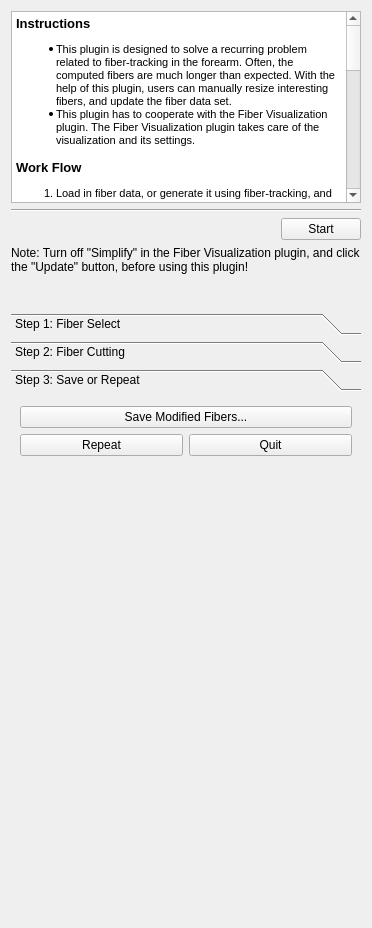
<?xml version="1.0" encoding="UTF-8"?>
<ui version="4.0">
 <class>FiberCuttingForm</class>
 <widget class="QWidget" name="FiberCuttingForm">
  <property name="geometry">
   <rect>
    <x>0</x>
    <y>0</y>
    <width>372</width>
    <height>928</height>
   </rect>
  </property>
  <property name="windowTitle">
   <string>FiberCuttingForm</string>
  </property>
  <layout class="QVBoxLayout" name="verticalLayout_2">
   <item>
    <layout class="QVBoxLayout" name="verticalLayout">
     <item>
      <widget class="QTextBrowser" name="FiberCutting_TextBrowser">
       <property name="tabChangesFocus">
        <bool>false</bool>
       </property>
       <property name="html">
        <string>&lt;!DOCTYPE HTML PUBLIC &quot;-//W3C//DTD HTML 4.0//EN&quot; &quot;http://www.w3.org/TR/REC-html40/strict.dtd&quot;&gt;
&lt;html&gt;&lt;head&gt;&lt;meta name=&quot;qrichtext&quot; content=&quot;1&quot; /&gt;&lt;style type=&quot;text/css&quot;&gt;
p, li { white-space: pre-wrap; }
&lt;/style&gt;&lt;/head&gt;&lt;body style=&quot; font-family:'MS Shell Dlg 2'; font-size:8.25pt; font-weight:400; font-style:normal;&quot;&gt;
&lt;p style=&quot; margin-top:0px; margin-bottom:0px; margin-left:0px; margin-right:0px; -qt-block-indent:0; text-indent:0px;&quot;&gt;&lt;span style=&quot; font-size:10pt; font-weight:600;&quot;&gt;Instructions&lt;/span&gt;&lt;/p&gt;
&lt;ul style=&quot;margin-top: 0px; margin-bottom: 0px; margin-left: 0px; margin-right: 0px; -qt-list-indent: 1;&quot;&gt;&lt;li style=&quot; font-size:8pt;&quot; style=&quot; margin-top:12px; margin-bottom:0px; margin-left:0px; margin-right:0px; -qt-block-indent:0; text-indent:0px;&quot;&gt;This plugin is designed to solve a recurring problem related to fiber-tracking in the forearm. Often, the computed fibers are much longer than expected. With the help of this plugin, users can manually resize interesting fibers, and update the fiber data set.&lt;/li&gt;
&lt;li style=&quot; font-size:8pt;&quot; style=&quot; margin-top:0px; margin-bottom:0px; margin-left:0px; margin-right:0px; -qt-block-indent:0; text-indent:0px;&quot;&gt;This plugin has to cooperate with the Fiber Visualization plugin. The Fiber Visualization plugin takes care of the visualization and its settings.&lt;/li&gt;&lt;/ul&gt;
&lt;p style=&quot;-qt-paragraph-type:empty; margin-top:0px; margin-bottom:0px; margin-left:0px; margin-right:0px; -qt-block-indent:0; text-indent:0px; font-size:8pt;&quot;&gt;&lt;/p&gt;
&lt;p style=&quot; margin-top:0px; margin-bottom:0px; margin-left:0px; margin-right:0px; -qt-block-indent:0; text-indent:0px;&quot;&gt;&lt;span style=&quot; font-size:10pt; font-weight:600;&quot;&gt;Work Flow&lt;/span&gt;&lt;/p&gt;
&lt;ol style=&quot;margin-top: 0px; margin-bottom: 0px; margin-left: 0px; margin-right: 0px; -qt-list-indent: 1;&quot;&gt;&lt;li style=&quot; font-size:8pt;&quot; style=&quot; margin-top:12px; margin-bottom:0px; margin-left:0px; margin-right:0px; -qt-block-indent:0; text-indent:0px;&quot;&gt;Load in fiber data, or generate it using fiber-tracking, and  click the &amp;quot;Start&amp;quot; button.&lt;/li&gt;
&lt;li style=&quot; font-size:8pt;&quot; style=&quot; margin-top:0px; margin-bottom:0px; margin-left:0px; margin-right:0px; -qt-block-indent:0; text-indent:0px;&quot;&gt;Select a fiber using the mouse (left button).&lt;/li&gt;
&lt;li style=&quot; font-size:8pt;&quot; style=&quot; margin-top:0px; margin-bottom:0px; margin-left:0px; margin-right:0px; -qt-block-indent:0; text-indent:0px;&quot;&gt;Determine two new end points for the picked fiber. Click on the fiber to create or move the first point until you think it is appropriate, and click the &amp;quot;Confirm Point&amp;quot; button. Next, repeat this for the second point. The &amp;quot;Use Fiber End&amp;quot; button is quick way to determine the old end point of the fiber.&lt;/li&gt;
&lt;li style=&quot; font-size:8pt;&quot; style=&quot; margin-top:0px; margin-bottom:12px; margin-left:0px; margin-right:0px; -qt-block-indent:0; text-indent:0px;&quot;&gt;The resized fibers will be shown. Click the &amp;quot;Repeat&amp;quot; button if you want to continue resizing the same set of fibers, or click the &amp;quot;Quit&amp;quot; button to exit.&lt;/li&gt;&lt;/ol&gt;
&lt;p style=&quot; margin-top:0px; margin-bottom:0px; margin-left:0px; margin-right:0px; -qt-block-indent:0; text-indent:0px;&quot;&gt;&lt;span style=&quot; font-size:10pt; font-weight:600;&quot;&gt;Notes&lt;/span&gt;&lt;/p&gt;
&lt;ul style=&quot;margin-top: 0px; margin-bottom: 0px; margin-left: 0px; margin-right: 0px; -qt-list-indent: 1;&quot;&gt;&lt;li style=&quot; font-size:8pt;&quot; style=&quot; margin-top:12px; margin-bottom:0px; margin-left:0px; margin-right:0px; -qt-block-indent:0; text-indent:0px;&quot;&gt;The selected fiber data set should be rendered using the &amp;quot;Streamlines&amp;quot; shape.&lt;/li&gt;
&lt;li style=&quot; font-size:8pt;&quot; style=&quot; margin-top:0px; margin-bottom:0px; margin-left:0px; margin-right:0px; -qt-block-indent:0; text-indent:0px;&quot;&gt;To make this plugin work, the simplification filter in the Fiber Visualization plugin should be turned off using the &amp;quot;Simplify&amp;quot; checkbox in the GUI of the Fiber Visualization plugin. After turning off the simplification filter, you should press the &amp;quot;Update&amp;quot; button below the &amp;quot;Simplify&amp;quot; checkbox.&lt;/li&gt;
&lt;li style=&quot; font-size:8pt;&quot; style=&quot; margin-top:0px; margin-bottom:12px; margin-left:0px; margin-right:0px; -qt-block-indent:0; text-indent:0px;&quot;&gt;If you want to start working on a different set of fibers, you should first click the &amp;quot;Quit&amp;quot; button, and then the &amp;quot;Start&amp;quot; button (as opposed to clicking the &amp;quot;Repeat&amp;quot; button, which will only work if you want to keep working on the same set of fibers).&lt;/li&gt;&lt;/ul&gt;
&lt;p style=&quot; margin-top:0px; margin-bottom:0px; margin-left:0px; margin-right:0px; -qt-block-indent:0; text-indent:0px;&quot;&gt;&lt;span style=&quot; font-size:10pt; font-weight:600;&quot;&gt;Shortcuts&lt;/span&gt;&lt;/p&gt;
&lt;p style=&quot;-qt-paragraph-type:empty; margin-top:0px; margin-bottom:0px; margin-left:0px; margin-right:0px; -qt-block-indent:0; text-indent:0px; font-size:8pt;&quot;&gt;&lt;/p&gt;
&lt;p style=&quot; margin-top:0px; margin-bottom:0px; margin-left:0px; margin-right:0px; -qt-block-indent:0; text-indent:0px;&quot;&gt;&lt;span style=&quot; font-size:8pt;&quot;&gt;Next: N &lt;/span&gt;&lt;/p&gt;
&lt;p style=&quot; margin-top:0px; margin-bottom:0px; margin-left:0px; margin-right:0px; -qt-block-indent:0; text-indent:0px;&quot;&gt;&lt;span style=&quot; font-size:8pt;&quot;&gt;Previous: P &lt;/span&gt;&lt;/p&gt;
&lt;p style=&quot;-qt-paragraph-type:empty; margin-top:0px; margin-bottom:0px; margin-left:0px; margin-right:0px; -qt-block-indent:0; text-indent:0px; font-size:8pt;&quot;&gt;&lt;/p&gt;
&lt;p style=&quot; margin-top:0px; margin-bottom:0px; margin-left:0px; margin-right:0px; -qt-block-indent:0; text-indent:0px;&quot;&gt;&lt;span style=&quot; font-size:8pt;&quot;&gt;AutoEnd: A &lt;/span&gt;&lt;/p&gt;
&lt;p style=&quot; margin-top:0px; margin-bottom:0px; margin-left:0px; margin-right:0px; -qt-block-indent:0; text-indent:0px;&quot;&gt;&lt;span style=&quot; font-size:8pt;&quot;&gt;Confirm: C &lt;/span&gt;&lt;/p&gt;
&lt;p style=&quot;-qt-paragraph-type:empty; margin-top:0px; margin-bottom:0px; margin-left:0px; margin-right:0px; -qt-block-indent:0; text-indent:0px; font-size:8pt;&quot;&gt;&lt;/p&gt;
&lt;p style=&quot; margin-top:0px; margin-bottom:0px; margin-left:0px; margin-right:0px; -qt-block-indent:0; text-indent:0px;&quot;&gt;&lt;span style=&quot; font-size:8pt;&quot;&gt;Save: S &lt;/span&gt;&lt;/p&gt;
&lt;p style=&quot; margin-top:0px; margin-bottom:0px; margin-left:0px; margin-right:0px; -qt-block-indent:0; text-indent:0px;&quot;&gt;&lt;span style=&quot; font-size:8pt;&quot;&gt;Repeat: R&lt;/span&gt;&lt;/p&gt;
&lt;p style=&quot; margin-top:0px; margin-bottom:0px; margin-left:0px; margin-right:0px; -qt-block-indent:0; text-indent:0px;&quot;&gt;&lt;span style=&quot; font-size:8pt;&quot;&gt;Quit: Q &lt;/span&gt;&lt;/p&gt;&lt;/body&gt;&lt;/html&gt;</string>
       </property>
       <property name="openExternalLinks">
        <bool>true</bool>
       </property>
      </widget>
     </item>
     <item>
      <widget class="Line" name="line">
       <property name="orientation">
        <enum>Qt::Horizontal</enum>
       </property>
      </widget>
     </item>
     <item>
      <layout class="QHBoxLayout" name="horizontalLayout">
       <item>
        <spacer name="horizontalSpacer">
         <property name="orientation">
          <enum>Qt::Horizontal</enum>
         </property>
         <property name="sizeHint" stdset="0">
          <size>
           <width>40</width>
           <height>20</height>
          </size>
         </property>
        </spacer>
       </item>
       <item>
        <widget class="QPushButton" name="FiberCutting_StartButton">
         <property name="text">
          <string>Start</string>
         </property>
        </widget>
       </item>
      </layout>
     </item>
     <item>
      <widget class="QLabel" name="label_2">
       <property name="lineWidth">
        <number>1</number>
       </property>
       <property name="text">
        <string>Note: Turn off &quot;Simplify&quot; in the Fiber Visualization plugin, and click the &quot;Update&quot; button, before using this plugin!</string>
       </property>
       <property name="textFormat">
        <enum>Qt::PlainText</enum>
       </property>
       <property name="wordWrap">
        <bool>true</bool>
       </property>
      </widget>
     </item>
     <item>
      <spacer name="verticalSpacer_2">
       <property name="orientation">
        <enum>Qt::Vertical</enum>
       </property>
       <property name="sizeHint" stdset="0">
        <size>
         <width>20</width>
         <height>33</height>
        </size>
       </property>
      </spacer>
     </item>
     <item>
      <widget class="QToolBox" name="toolBox">
       <property name="currentIndex">
        <number>2</number>
       </property>
       <widget class="QWidget" name="FiberSelectPage">
        <property name="geometry">
         <rect>
          <x>0</x>
          <y>0</y>
          <width>109</width>
          <height>171</height>
         </rect>
        </property>
        <attribute name="label">
         <string>Step 1: Fiber Select</string>
        </attribute>
        <layout class="QVBoxLayout" name="verticalLayout_5">
         <item>
          <widget class="QListWidget" name="FiberSelectPage_ListWidget"/>
         </item>
         <item>
          <spacer name="verticalSpacer_9">
           <property name="orientation">
            <enum>Qt::Vertical</enum>
           </property>
           <property name="sizeType">
            <enum>QSizePolicy::Fixed</enum>
           </property>
           <property name="sizeHint" stdset="0">
            <size>
             <width>20</width>
             <height>10</height>
            </size>
           </property>
          </spacer>
         </item>
         <item>
          <widget class="Line" name="line_3">
           <property name="orientation">
            <enum>Qt::Horizontal</enum>
           </property>
          </widget>
         </item>
         <item>
          <spacer name="verticalSpacer_8">
           <property name="orientation">
            <enum>Qt::Vertical</enum>
           </property>
           <property name="sizeType">
            <enum>QSizePolicy::Fixed</enum>
           </property>
           <property name="sizeHint" stdset="0">
            <size>
             <width>20</width>
             <height>10</height>
            </size>
           </property>
          </spacer>
         </item>
         <item>
          <layout class="QVBoxLayout" name="verticalLayout_4">
           <item>
            <layout class="QHBoxLayout" name="horizontalLayout_3">
             <item>
              <widget class="Line" name="line_2">
               <property name="orientation">
                <enum>Qt::Horizontal</enum>
               </property>
              </widget>
             </item>
             <item>
              <spacer name="horizontalSpacer_4">
               <property name="orientation">
                <enum>Qt::Horizontal</enum>
               </property>
               <property name="sizeHint" stdset="0">
                <size>
                 <width>40</width>
                 <height>20</height>
                </size>
               </property>
              </spacer>
             </item>
             <item>
              <widget class="QPushButton" name="FiberSelectPage_NextButton">
               <property name="text">
                <string>Next</string>
               </property>
               <property name="shortcut">
                <string>N</string>
               </property>
              </widget>
             </item>
            </layout>
           </item>
          </layout>
         </item>
         <item>
          <spacer name="verticalSpacer_3">
           <property name="orientation">
            <enum>Qt::Vertical</enum>
           </property>
           <property name="sizeHint" stdset="0">
            <size>
             <width>20</width>
             <height>92</height>
            </size>
           </property>
          </spacer>
         </item>
        </layout>
       </widget>
       <widget class="QWidget" name="FiberCuttingPage">
        <property name="geometry">
         <rect>
          <x>0</x>
          <y>0</y>
          <width>194</width>
          <height>154</height>
         </rect>
        </property>
        <attribute name="label">
         <string>Step 2: Fiber Cutting</string>
        </attribute>
        <layout class="QVBoxLayout" name="verticalLayout_7">
         <item>
          <layout class="QVBoxLayout" name="verticalLayout_6">
           <item>
            <layout class="QHBoxLayout" name="horizontalLayout_2">
             <item>
              <widget class="QLabel" name="fiberCuttingLabel">
               <property name="text">
                <string>Set 1st End Point</string>
               </property>
              </widget>
             </item>
             <item>
              <widget class="QPushButton" name="FiberCuttingPage_AutoEndButton">
               <property name="text">
                <string>Use Fiber End</string>
               </property>
               <property name="shortcut">
                <string>A</string>
               </property>
              </widget>
             </item>
            </layout>
           </item>
           <item>
            <layout class="QHBoxLayout" name="horizontalLayout_7">
             <item>
              <widget class="QPushButton" name="FiberCuttingPage_ConfirmButton">
               <property name="text">
                <string>Confirm Point</string>
               </property>
               <property name="shortcut">
                <string>C</string>
               </property>
              </widget>
             </item>
             <item>
              <widget class="QPushButton" name="FiberCuttingPage_ClearAllButton">
               <property name="text">
                <string>Clear All Points</string>
               </property>
              </widget>
             </item>
            </layout>
           </item>
          </layout>
         </item>
         <item>
          <spacer name="verticalSpacer_6">
           <property name="orientation">
            <enum>Qt::Vertical</enum>
           </property>
           <property name="sizeType">
            <enum>QSizePolicy::Fixed</enum>
           </property>
           <property name="sizeHint" stdset="0">
            <size>
             <width>20</width>
             <height>10</height>
            </size>
           </property>
          </spacer>
         </item>
         <item>
          <widget class="Line" name="line_6">
           <property name="orientation">
            <enum>Qt::Horizontal</enum>
           </property>
          </widget>
         </item>
         <item>
          <spacer name="verticalSpacer_7">
           <property name="orientation">
            <enum>Qt::Vertical</enum>
           </property>
           <property name="sizeType">
            <enum>QSizePolicy::Fixed</enum>
           </property>
           <property name="sizeHint" stdset="0">
            <size>
             <width>20</width>
             <height>10</height>
            </size>
           </property>
          </spacer>
         </item>
         <item>
          <layout class="QHBoxLayout" name="horizontalLayout_5">
           <item>
            <widget class="Line" name="line_5">
             <property name="orientation">
              <enum>Qt::Horizontal</enum>
             </property>
            </widget>
           </item>
           <item>
            <widget class="Line" name="line_4">
             <property name="orientation">
              <enum>Qt::Horizontal</enum>
             </property>
            </widget>
           </item>
           <item>
            <spacer name="horizontalSpacer_5">
             <property name="orientation">
              <enum>Qt::Horizontal</enum>
             </property>
             <property name="sizeHint" stdset="0">
              <size>
               <width>40</width>
               <height>20</height>
              </size>
             </property>
            </spacer>
           </item>
           <item>
            <widget class="QPushButton" name="FiberCuttingPage_PreviousButton">
             <property name="text">
              <string>Previous</string>
             </property>
             <property name="shortcut">
              <string>P</string>
             </property>
            </widget>
           </item>
           <item>
            <widget class="QPushButton" name="FiberCuttingPage_NextButton">
             <property name="text">
              <string>Next</string>
             </property>
             <property name="shortcut">
              <string>N</string>
             </property>
            </widget>
           </item>
          </layout>
         </item>
         <item>
          <spacer name="verticalSpacer_4">
           <property name="orientation">
            <enum>Qt::Vertical</enum>
           </property>
           <property name="sizeHint" stdset="0">
            <size>
             <width>20</width>
             <height>154</height>
            </size>
           </property>
          </spacer>
         </item>
        </layout>
       </widget>
       <widget class="QWidget" name="SaveRepeatPage">
        <property name="geometry">
         <rect>
          <x>0</x>
          <y>0</y>
          <width>352</width>
          <height>312</height>
         </rect>
        </property>
        <attribute name="label">
         <string>Step 3: Save or Repeat</string>
        </attribute>
        <layout class="QVBoxLayout" name="verticalLayout_3">
         <item>
          <layout class="QHBoxLayout" name="horizontalLayout_9">
           <property name="bottomMargin">
            <number>0</number>
           </property>
           <item>
            <widget class="QPushButton" name="SaveRepeatPage_SaveButton">
             <property name="text">
              <string>Save Modified Fibers...</string>
             </property>
             <property name="shortcut">
              <string>S</string>
             </property>
            </widget>
           </item>
          </layout>
         </item>
         <item>
          <layout class="QHBoxLayout" name="horizontalLayout_6">
           <item>
            <widget class="QPushButton" name="SaveRepeatPage_RepeatButton">
             <property name="text">
              <string>Repeat</string>
             </property>
             <property name="shortcut">
              <string>R</string>
             </property>
            </widget>
           </item>
           <item>
            <widget class="QPushButton" name="SaveRepeatPage_QuitButton">
             <property name="text">
              <string>Quit</string>
             </property>
             <property name="shortcut">
              <string>Q</string>
             </property>
            </widget>
           </item>
          </layout>
         </item>
         <item>
          <spacer name="verticalSpacer_5">
           <property name="orientation">
            <enum>Qt::Vertical</enum>
           </property>
           <property name="sizeHint" stdset="0">
            <size>
             <width>20</width>
             <height>236</height>
            </size>
           </property>
          </spacer>
         </item>
        </layout>
       </widget>
      </widget>
     </item>
    </layout>
   </item>
   <item>
    <spacer name="verticalSpacer">
     <property name="orientation">
      <enum>Qt::Vertical</enum>
     </property>
     <property name="sizeHint" stdset="0">
      <size>
       <width>20</width>
       <height>40</height>
      </size>
     </property>
    </spacer>
   </item>
  </layout>
 </widget>
 <resources/>
 <connections/>
</ui>
